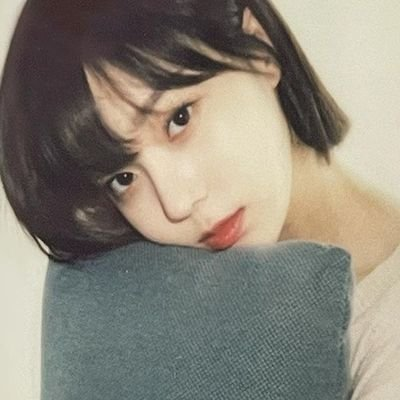
#> input picture winter.jpg, 400 x 400 px, given in place of the camera
$ python opencv_detect_face.py
#> lines starting #> are read from the running program, lines starting #| are printed output that depends on the picture
import cv2

cap = cv2.VideoCapture(0)

if not cap.isOpened():
    print("Camera Open Failed")
    exit()

face_cascade = cv2.CascadeClassifier(cv2.data.haarcascades + 'haarcascade_frontalface_default.xml')
eye_cascade =  cv2.CascadeClassifier(cv2.data.haarcascades + 'haarcascade_eye.xml')

while True:
    ret,frame = cap.read()
#> frame is the input picture: shape (400, 400, 3); mean B, G, R 121.5, 133.6, 139.1
    if not ret: break
    gray = cv2.cvtColor(frame,cv2.COLOR_BGR2GRAY)
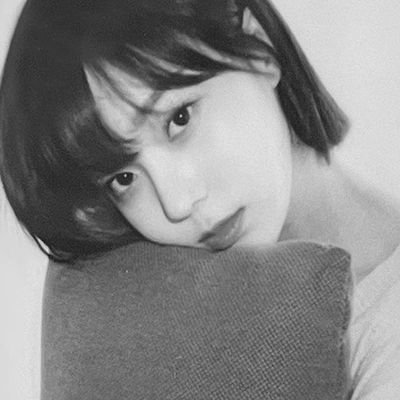
#> gray: shape (400, 400); min 20, max 231, mean 133.8

    faces = face_cascade.detectMultiScale(gray,1.3,5)
#> faces = ()

    for(x,y,w,h) in faces:
        cv2.rectangle(frame,(x,y),(x+w,y+h),(255,0,0),2)

        #ROI(Region of Interest 관심영역)
        roi_color = frame[y:y+h,x:x+w]
        roi_gray = gray[y:y+h,x:x+w]

        #눈 검출
        eyes = eye_cascade.detectMultiScale(roi_gray,1.3,5)

        for(ex,ey,ew,eh) in eyes:
            cv2.rectangle(roi_color,(ex,ey),(ex+ew,ey+eh),(0,255,0),2)
#> this loop made 0 passes

    #cv2.imshow("frame",frame)
    cv2.imshow("Canny",cv2.Canny(frame,50,100))
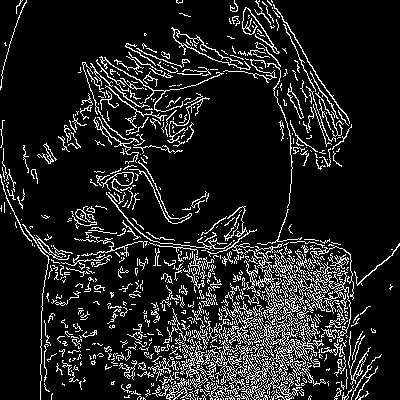
#> window 'Canny': shape (400, 400); 12.6% white in thin lines or dots
    if cv2.waitKey(10) == ord('q'): break;
#> (key q is pressed here)

cap.release()
cv2.destroyAllWindows()
